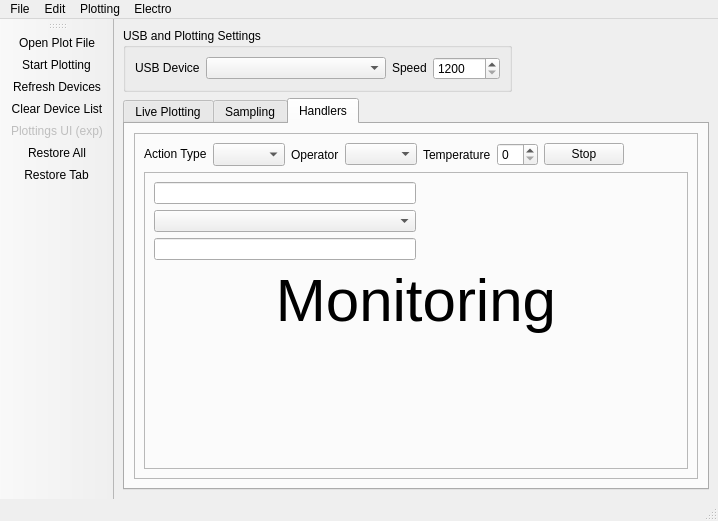
<?xml version="1.0" encoding="UTF-8"?>
<ui version="4.0">
 <class>MainWindow</class>
 <widget class="QMainWindow" name="MainWindow">
  <property name="geometry">
   <rect>
    <x>0</x>
    <y>0</y>
    <width>718</width>
    <height>521</height>
   </rect>
  </property>
  <property name="sizePolicy">
   <sizepolicy hsizetype="Expanding" vsizetype="Fixed">
    <horstretch>0</horstretch>
    <verstretch>0</verstretch>
   </sizepolicy>
  </property>
  <property name="windowTitle">
   <string>Electro</string>
  </property>
  <widget class="QWidget" name="centralwidget">
   <property name="sizePolicy">
    <sizepolicy hsizetype="Expanding" vsizetype="Expanding">
     <horstretch>0</horstretch>
     <verstretch>0</verstretch>
    </sizepolicy>
   </property>
   <layout class="QVBoxLayout" name="verticalLayout">
    <item>
     <widget class="QGroupBox" name="horizontalGroupBox">
      <property name="sizePolicy">
       <sizepolicy hsizetype="Fixed" vsizetype="Fixed">
        <horstretch>0</horstretch>
        <verstretch>0</verstretch>
       </sizepolicy>
      </property>
      <property name="title">
       <string>USB and Plotting Settings</string>
      </property>
      <layout class="QHBoxLayout" name="horizontalLayout">
       <property name="sizeConstraint">
        <enum>QLayout::SetDefaultConstraint</enum>
       </property>
       <item>
        <widget class="QLabel" name="label">
         <property name="sizePolicy">
          <sizepolicy hsizetype="Fixed" vsizetype="Fixed">
           <horstretch>0</horstretch>
           <verstretch>0</verstretch>
          </sizepolicy>
         </property>
         <property name="text">
          <string>USB Device</string>
         </property>
        </widget>
       </item>
       <item>
        <widget class="QComboBox" name="selecteddevicecombobox">
         <property name="sizePolicy">
          <sizepolicy hsizetype="Fixed" vsizetype="Fixed">
           <horstretch>0</horstretch>
           <verstretch>0</verstretch>
          </sizepolicy>
         </property>
         <property name="minimumSize">
          <size>
           <width>180</width>
           <height>0</height>
          </size>
         </property>
         <property name="maximumSize">
          <size>
           <width>250</width>
           <height>16777215</height>
          </size>
         </property>
        </widget>
       </item>
       <item>
        <widget class="QLabel" name="label_2">
         <property name="sizePolicy">
          <sizepolicy hsizetype="Fixed" vsizetype="Fixed">
           <horstretch>0</horstretch>
           <verstretch>0</verstretch>
          </sizepolicy>
         </property>
         <property name="text">
          <string>Speed</string>
         </property>
        </widget>
       </item>
       <item>
        <widget class="QSpinBox" name="speedspinbox">
         <property name="sizePolicy">
          <sizepolicy hsizetype="Minimum" vsizetype="Fixed">
           <horstretch>0</horstretch>
           <verstretch>0</verstretch>
          </sizepolicy>
         </property>
         <property name="minimum">
          <number>1200</number>
         </property>
         <property name="maximum">
          <number>10000000</number>
         </property>
        </widget>
       </item>
      </layout>
     </widget>
    </item>
    <item>
     <widget class="QTabWidget" name="tabWidget">
      <property name="enabled">
       <bool>true</bool>
      </property>
      <property name="currentIndex">
       <number>2</number>
      </property>
      <widget class="QWidget" name="liveplottingtab">
       <attribute name="title">
        <string>Live Plotting</string>
       </attribute>
       <layout class="QGridLayout" name="gridLayout">
        <item row="0" column="0">
         <widget class="QFrame" name="frame_2">
          <property name="frameShape">
           <enum>QFrame::StyledPanel</enum>
          </property>
          <property name="frameShadow">
           <enum>QFrame::Raised</enum>
          </property>
          <layout class="QFormLayout" name="formLayout">
           <item row="0" column="0">
            <layout class="QGridLayout" name="gridLayout_10">
             <item row="0" column="0">
              <layout class="QGridLayout" name="gridLayout_7">
               <item row="0" column="0">
                <widget class="QCheckBox" name="liveplottingcheckbox">
                 <property name="enabled">
                  <bool>false</bool>
                 </property>
                 <property name="text">
                  <string>Live Plotting</string>
                 </property>
                 <property name="checked">
                  <bool>true</bool>
                 </property>
                </widget>
               </item>
               <item row="0" column="1">
                <widget class="QCheckBox" name="loggingcheckbox">
                 <property name="text">
                  <string>Logging</string>
                 </property>
                </widget>
               </item>
               <item row="0" column="2">
                <widget class="QCheckBox" name="filecheckbox">
                 <property name="text">
                  <string>File Recording</string>
                 </property>
                </widget>
               </item>
              </layout>
             </item>
             <item row="1" column="0">
              <layout class="QGridLayout" name="gridLayout_8">
               <item row="0" column="0">
                <widget class="QLabel" name="label_3">
                 <property name="text">
                  <string>Filepath Recording</string>
                 </property>
                </widget>
               </item>
               <item row="0" column="1">
                <widget class="QLineEdit" name="filepathlineedit">
                 <property name="minimumSize">
                  <size>
                   <width>300</width>
                   <height>0</height>
                  </size>
                 </property>
                </widget>
               </item>
               <item row="0" column="2">
                <widget class="QToolButton" name="filepathtoolbutton">
                 <property name="text">
                  <string>...</string>
                 </property>
                </widget>
               </item>
              </layout>
             </item>
             <item row="2" column="0">
              <layout class="QGridLayout" name="gridLayout_9">
               <item row="0" column="0">
                <widget class="QCheckBox" name="customnamecheckbox">
                 <property name="text">
                  <string>Custom name</string>
                 </property>
                </widget>
               </item>
               <item row="0" column="1">
                <widget class="QLineEdit" name="filename"/>
               </item>
              </layout>
             </item>
            </layout>
           </item>
          </layout>
         </widget>
        </item>
       </layout>
      </widget>
      <widget class="QWidget" name="samplingtab">
       <attribute name="title">
        <string>Sampling</string>
       </attribute>
       <layout class="QGridLayout" name="gridLayout_2">
        <item row="0" column="0">
         <widget class="QFrame" name="frame_3">
          <property name="frameShape">
           <enum>QFrame::StyledPanel</enum>
          </property>
          <property name="frameShadow">
           <enum>QFrame::Raised</enum>
          </property>
          <layout class="QFormLayout" name="formLayout_2">
           <item row="0" column="0">
            <layout class="QGridLayout" name="gridLayout_5">
             <item row="0" column="0" colspan="2">
              <layout class="QHBoxLayout" name="horizontalLayout_4">
               <item>
                <layout class="QGridLayout" name="gridLayout_4">
                 <item row="0" column="0">
                  <widget class="QLabel" name="label_5">
                   <property name="text">
                    <string>From</string>
                   </property>
                   <property name="alignment">
                    <set>Qt::AlignRight|Qt::AlignTrailing|Qt::AlignVCenter</set>
                   </property>
                  </widget>
                 </item>
                 <item row="0" column="1">
                  <widget class="QSpinBox" name="fromspinbox">
                   <property name="sizePolicy">
                    <sizepolicy hsizetype="Maximum" vsizetype="Fixed">
                     <horstretch>0</horstretch>
                     <verstretch>0</verstretch>
                    </sizepolicy>
                   </property>
                   <property name="minimumSize">
                    <size>
                     <width>100</width>
                     <height>0</height>
                    </size>
                   </property>
                   <property name="buttonSymbols">
                    <enum>QAbstractSpinBox::NoButtons</enum>
                   </property>
                   <property name="maximum">
                    <number>0</number>
                   </property>
                  </widget>
                 </item>
                 <item row="0" column="2">
                  <spacer name="horizontalSpacer_2">
                   <property name="orientation">
                    <enum>Qt::Horizontal</enum>
                   </property>
                   <property name="sizeHint" stdset="0">
                    <size>
                     <width>40</width>
                     <height>20</height>
                    </size>
                   </property>
                  </spacer>
                 </item>
                </layout>
               </item>
               <item>
                <layout class="QGridLayout" name="gridLayout_3">
                 <item row="0" column="0">
                  <widget class="QLabel" name="label_6">
                   <property name="text">
                    <string>To</string>
                   </property>
                   <property name="alignment">
                    <set>Qt::AlignRight|Qt::AlignTrailing|Qt::AlignVCenter</set>
                   </property>
                  </widget>
                 </item>
                 <item row="0" column="1">
                  <widget class="QSpinBox" name="tospinbox">
                   <property name="sizePolicy">
                    <sizepolicy hsizetype="Maximum" vsizetype="Fixed">
                     <horstretch>0</horstretch>
                     <verstretch>0</verstretch>
                    </sizepolicy>
                   </property>
                   <property name="minimumSize">
                    <size>
                     <width>100</width>
                     <height>0</height>
                    </size>
                   </property>
                   <property name="minimum">
                    <number>10</number>
                   </property>
                   <property name="maximum">
                    <number>5000</number>
                   </property>
                  </widget>
                 </item>
                </layout>
               </item>
              </layout>
             </item>
             <item row="1" column="0">
              <widget class="QLabel" name="label_4">
               <property name="text">
                <string>Filepath Recording</string>
               </property>
              </widget>
             </item>
             <item row="1" column="1">
              <layout class="QHBoxLayout" name="horizontalLayout_5">
               <item>
                <widget class="QLineEdit" name="filepathlineedit_2">
                 <property name="minimumSize">
                  <size>
                   <width>300</width>
                   <height>0</height>
                  </size>
                 </property>
                </widget>
               </item>
               <item>
                <widget class="QToolButton" name="filepathtoolbutton_2">
                 <property name="text">
                  <string>...</string>
                 </property>
                </widget>
               </item>
              </layout>
             </item>
             <item row="2" column="0">
              <widget class="QCheckBox" name="customnamecheckbox_2">
               <property name="text">
                <string>Custom Name</string>
               </property>
              </widget>
             </item>
             <item row="2" column="1">
              <widget class="QLineEdit" name="filename2"/>
             </item>
             <item row="3" column="0">
              <widget class="QCheckBox" name="autoopenfilecheckbox">
               <property name="text">
                <string>Auto Open</string>
               </property>
              </widget>
             </item>
            </layout>
           </item>
          </layout>
         </widget>
        </item>
       </layout>
      </widget>
      <widget class="QWidget" name="handlerstab">
       <property name="enabled">
        <bool>true</bool>
       </property>
       <attribute name="title">
        <string>Handlers</string>
       </attribute>
       <layout class="QHBoxLayout" name="horizontalLayout_2">
        <item>
         <widget class="QFrame" name="frame">
          <property name="sizePolicy">
           <sizepolicy hsizetype="Expanding" vsizetype="Expanding">
            <horstretch>0</horstretch>
            <verstretch>0</verstretch>
           </sizepolicy>
          </property>
          <property name="frameShape">
           <enum>QFrame::StyledPanel</enum>
          </property>
          <property name="frameShadow">
           <enum>QFrame::Raised</enum>
          </property>
          <layout class="QVBoxLayout" name="verticalLayout_3">
           <item>
            <layout class="QHBoxLayout" name="horizontalLayout_3">
             <item>
              <widget class="QLabel" name="label_7">
               <property name="sizePolicy">
                <sizepolicy hsizetype="Fixed" vsizetype="Fixed">
                 <horstretch>0</horstretch>
                 <verstretch>0</verstretch>
                </sizepolicy>
               </property>
               <property name="text">
                <string>Action Type</string>
               </property>
              </widget>
             </item>
             <item>
              <widget class="QComboBox" name="handleractiontype">
               <property name="sizePolicy">
                <sizepolicy hsizetype="Maximum" vsizetype="Minimum">
                 <horstretch>0</horstretch>
                 <verstretch>0</verstretch>
                </sizepolicy>
               </property>
              </widget>
             </item>
             <item>
              <widget class="QLabel" name="label_8">
               <property name="text">
                <string>Operator</string>
               </property>
              </widget>
             </item>
             <item>
              <widget class="QComboBox" name="operatorcombo"/>
             </item>
             <item>
              <widget class="QLabel" name="label_9">
               <property name="text">
                <string>Temperature</string>
               </property>
              </widget>
             </item>
             <item>
              <widget class="QSpinBox" name="temperaturespinbox"/>
             </item>
             <item>
              <widget class="QPushButton" name="stopmonitorbutton">
               <property name="text">
                <string>Stop</string>
               </property>
              </widget>
             </item>
             <item>
              <spacer name="horizontalSpacer">
               <property name="orientation">
                <enum>Qt::Horizontal</enum>
               </property>
               <property name="sizeHint" stdset="0">
                <size>
                 <width>40</width>
                 <height>20</height>
                </size>
               </property>
              </spacer>
             </item>
            </layout>
           </item>
           <item>
            <widget class="QFrame" name="frame_4">
             <property name="sizePolicy">
              <sizepolicy hsizetype="Expanding" vsizetype="Expanding">
               <horstretch>0</horstretch>
               <verstretch>0</verstretch>
              </sizepolicy>
             </property>
             <property name="frameShape">
              <enum>QFrame::StyledPanel</enum>
             </property>
             <property name="frameShadow">
              <enum>QFrame::Raised</enum>
             </property>
             <layout class="QGridLayout" name="gridLayout_6">
              <item row="0" column="0">
               <layout class="QVBoxLayout" name="verticalLayout_4">
                <item>
                 <layout class="QHBoxLayout" name="horizontalLayout_6">
                  <item>
                   <layout class="QVBoxLayout" name="verticalLayout_2">
                    <item>
                     <widget class="QLineEdit" name="shellaction"/>
                    </item>
                    <item>
                     <widget class="QComboBox" name="electroactions">
                      <property name="sizePolicy">
                       <sizepolicy hsizetype="Expanding" vsizetype="Fixed">
                        <horstretch>0</horstretch>
                        <verstretch>0</verstretch>
                       </sizepolicy>
                      </property>
                     </widget>
                    </item>
                    <item>
                     <widget class="QLineEdit" name="printedmessage"/>
                    </item>
                   </layout>
                  </item>
                  <item>
                   <spacer name="horizontalSpacer_3">
                    <property name="orientation">
                     <enum>Qt::Horizontal</enum>
                    </property>
                    <property name="sizeHint" stdset="0">
                     <size>
                      <width>40</width>
                      <height>20</height>
                     </size>
                    </property>
                   </spacer>
                  </item>
                 </layout>
                </item>
                <item>
                 <widget class="QLabel" name="monitoringlabel">
                  <property name="font">
                   <font>
                    <pointsize>45</pointsize>
                   </font>
                  </property>
                  <property name="layoutDirection">
                   <enum>Qt::LeftToRight</enum>
                  </property>
                  <property name="text">
                   <string>Monitoring</string>
                  </property>
                  <property name="textFormat">
                   <enum>Qt::RichText</enum>
                  </property>
                  <property name="alignment">
                   <set>Qt::AlignCenter</set>
                  </property>
                 </widget>
                </item>
                <item>
                 <spacer name="verticalSpacer">
                  <property name="orientation">
                   <enum>Qt::Vertical</enum>
                  </property>
                  <property name="sizeHint" stdset="0">
                   <size>
                    <width>20</width>
                    <height>40</height>
                   </size>
                  </property>
                 </spacer>
                </item>
               </layout>
              </item>
             </layout>
            </widget>
           </item>
          </layout>
         </widget>
        </item>
       </layout>
      </widget>
     </widget>
    </item>
   </layout>
  </widget>
  <widget class="QMenuBar" name="menubar">
   <property name="geometry">
    <rect>
     <x>0</x>
     <y>0</y>
     <width>718</width>
     <height>26</height>
    </rect>
   </property>
   <widget class="QMenu" name="menuFile">
    <property name="title">
     <string>File</string>
    </property>
    <addaction name="actionOpen_Plot_File"/>
    <addaction name="separator"/>
    <addaction name="actionClose"/>
   </widget>
   <widget class="QMenu" name="menuSettings">
    <property name="enabled">
     <bool>true</bool>
    </property>
    <property name="title">
     <string>Electro</string>
    </property>
    <addaction name="actionopen_settings"/>
    <addaction name="actionRefresh_Devices"/>
    <addaction name="actionClear_Device_List"/>
    <addaction name="actionRestore_All"/>
    <addaction name="actionRestore_Tab"/>
   </widget>
   <widget class="QMenu" name="menuPlotting">
    <property name="title">
     <string>Plotting</string>
    </property>
    <addaction name="actionStart_Plotting"/>
    <addaction name="actionPlottings_UI"/>
   </widget>
   <widget class="QMenu" name="menuEdit">
    <property name="title">
     <string>Edit</string>
    </property>
   </widget>
   <addaction name="menuFile"/>
   <addaction name="menuEdit"/>
   <addaction name="menuPlotting"/>
   <addaction name="menuSettings"/>
  </widget>
  <widget class="QStatusBar" name="statusbar"/>
  <widget class="QToolBar" name="toolBar">
   <property name="sizePolicy">
    <sizepolicy hsizetype="Fixed" vsizetype="Preferred">
     <horstretch>0</horstretch>
     <verstretch>0</verstretch>
    </sizepolicy>
   </property>
   <property name="windowTitle">
    <string>toolBar</string>
   </property>
   <attribute name="toolBarArea">
    <enum>LeftToolBarArea</enum>
   </attribute>
   <attribute name="toolBarBreak">
    <bool>false</bool>
   </attribute>
   <addaction name="actionOpen_Plot_File"/>
   <addaction name="actionStart_Plotting"/>
   <addaction name="actionRefresh_Devices"/>
   <addaction name="actionClear_Device_List"/>
   <addaction name="actionPlottings_UI"/>
   <addaction name="actionRestore_All"/>
   <addaction name="actionRestore_Tab"/>
  </widget>
  <action name="actionOpen_Plot_File">
   <property name="icon">
    <iconset resource="ElectroRes.qrc">
     <normaloff>:/open/Icons/open.png</normaloff>:/open/Icons/open.png</iconset>
   </property>
   <property name="text">
    <string>Open Plot File</string>
   </property>
  </action>
  <action name="actionClose">
   <property name="icon">
    <iconset resource="ElectroRes.qrc">
     <normaloff>:/close/Icons/close.png</normaloff>:/close/Icons/close.png</iconset>
   </property>
   <property name="text">
    <string>Close</string>
   </property>
  </action>
  <action name="actionopen_settings">
   <property name="enabled">
    <bool>false</bool>
   </property>
   <property name="icon">
    <iconset resource="ElectroRes.qrc">
     <normaloff>:/settings/Icons/settings.png</normaloff>:/settings/Icons/settings.png</iconset>
   </property>
   <property name="text">
    <string>Settings</string>
   </property>
   <property name="visible">
    <bool>false</bool>
   </property>
  </action>
  <action name="actionStart_Plotting">
   <property name="icon">
    <iconset resource="ElectroRes.qrc">
     <normaloff>:/start/Icons/start.png</normaloff>:/start/Icons/start.png</iconset>
   </property>
   <property name="text">
    <string>Start Plotting</string>
   </property>
   <property name="visible">
    <bool>true</bool>
   </property>
  </action>
  <action name="actionPlottings_UI">
   <property name="enabled">
    <bool>false</bool>
   </property>
   <property name="icon">
    <iconset resource="ElectroRes.qrc">
     <normaloff>:/plot/Icons/plot.png</normaloff>:/plot/Icons/plot.png</iconset>
   </property>
   <property name="text">
    <string>Plottings UI (exp)</string>
   </property>
   <property name="visible">
    <bool>false</bool>
   </property>
  </action>
  <action name="actionRefresh_Devices">
   <property name="icon">
    <iconset resource="ElectroRes.qrc">
     <normaloff>:/refresh/Icons/refresh.png</normaloff>:/refresh/Icons/refresh.png</iconset>
   </property>
   <property name="text">
    <string>Refresh Devices</string>
   </property>
  </action>
  <action name="actionClear_Device_List">
   <property name="icon">
    <iconset resource="ElectroRes.qrc">
     <normaloff>:/clear/Icons/clear.png</normaloff>:/clear/Icons/clear.png</iconset>
   </property>
   <property name="text">
    <string>Clear Device List</string>
   </property>
  </action>
  <action name="actionRestore_All">
   <property name="icon">
    <iconset resource="ElectroRes.qrc">
     <normaloff>:/restoreall/Icons/restoreall.png</normaloff>:/restoreall/Icons/restoreall.png</iconset>
   </property>
   <property name="text">
    <string>Restore All</string>
   </property>
   <property name="toolTip">
    <string>Restore all tab settings to default</string>
   </property>
  </action>
  <action name="actionRestore_Tab">
   <property name="icon">
    <iconset resource="ElectroRes.qrc">
     <normaloff>:/restoretab/Icons/restoretab.png</normaloff>:/restoretab/Icons/restoretab.png</iconset>
   </property>
   <property name="text">
    <string>Restore Tab</string>
   </property>
   <property name="toolTip">
    <string>Restore the selected tab to default</string>
   </property>
  </action>
 </widget>
 <resources>
  <include location="ElectroRes.qrc"/>
 </resources>
 <connections/>
 <designerdata>
  <property name="gridDeltaX">
   <number>10</number>
  </property>
  <property name="gridDeltaY">
   <number>10</number>
  </property>
  <property name="gridSnapX">
   <bool>true</bool>
  </property>
  <property name="gridSnapY">
   <bool>true</bool>
  </property>
  <property name="gridVisible">
   <bool>true</bool>
  </property>
 </designerdata>
</ui>
